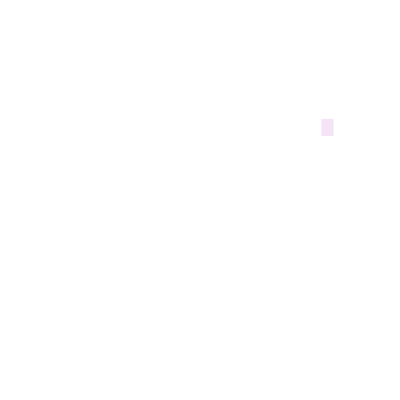
Frame 1 (no input)
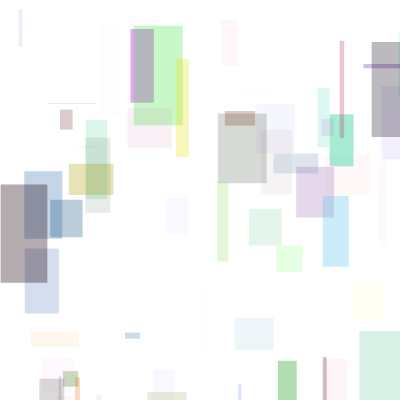
Frame 60 (no input)
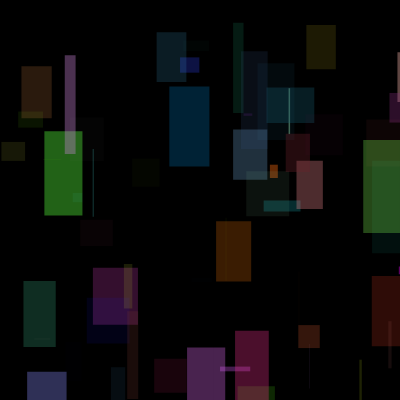
Frame 120 (the mouse pressed at the canvas centre since frame 60)

The p5.js sketch that drew these frames (run headless with seeded random() and noise() and a simulated clock; from frame 60 on, the mouse is pressed at the canvas centre):

// p5.js sketch
// ── sketch.js
let rectX, rextY;
let r,g,b,a;
let x,y;

function setup() {
  createCanvas(400, 400);
  
}

function draw() { 
  r=random(0,255);
  g=random(0,255);
  b=random(0,255);
  a=random(0,100);
  rectX = random(width);
  rectY = random(height);
 x = random(50);
y = random(100);
  strokeWeight(0);
  fill(r,g,b,a);
  rect(rectX,rectY,x, y);
}

function mousePressed() {
  background(0);
}
